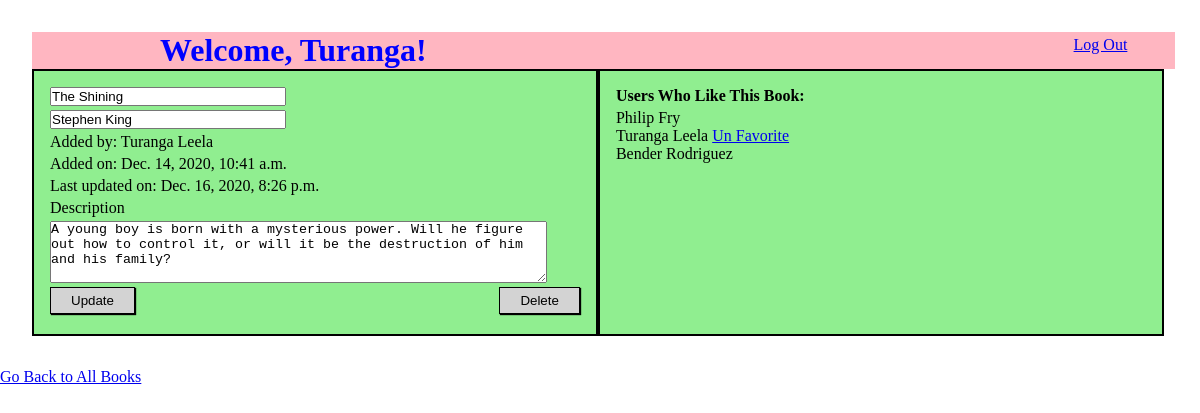
The app's page /books/2 (signed in), older data.
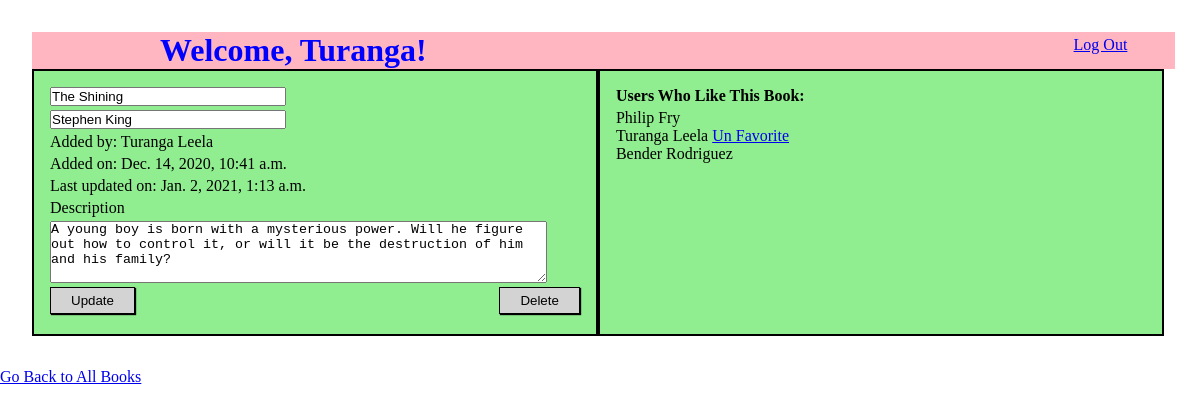
The same page, newer data.
### book_app/models.py (models this page shows)
class Book(models.Model):
    title = models.CharField(max_length=40)
    description = models.TextField()
    author = models.CharField(max_length=40, default="Stephen King")
    uploaded_by = models.ForeignKey(User, related_name="books_uploaded", on_delete=models.CASCADE)
    favorited_by = models.ManyToManyField(User, related_name="liked_books")
    created_at = models.DateTimeField(auto_now_add=True)
    updated_at = models.DateTimeField(auto_now=True)
    objects = BookManager()

class User(models.Model):
    first_name = models.CharField(max_length=20)
    last_name = models.CharField(max_length=30)
    email = models.CharField(max_length=40)
    password = models.CharField(max_length=255)
    created_at = models.DateTimeField(auto_now_add=True)
    updated_at = models.DateTimeField(auto_now=True)
    objects = UserManager()

### book_app/views.py (the view)
# urls.py: path('books/<int:book_id>', views.specific_book),
def specific_book(request, book_id):
    if 'user_id' not in request.session:
        return redirect('/')
    context = {
        'book' : Book.objects.get(id=book_id),
        'user' : User.objects.get(id= request.session['user_id']),
        'users' : User.objects.all(),
    }
    return render(request, 'specific_book.html', context)

### book_app/templates/specific_book.html (shortened to what this page needs)
<!DOCTYPE html>
<html lang="en">
<head>
    {% load static %}
    <link rel="stylesheet" href="{% static 'specific_book.css' %}">
</head>
<body>
    <div id="container">
        <div id="welcome">
            <h1>Welcome, {{ user.first_name }}!</h1>
            <a style="margin: .25em 3em 0 0;" href="/logout">Log Out</a>
        </div>
        <div id="main">
            <div id="edit_book">
                {% if user.id == book.uploaded_by.id %}
                    <form action="/edit/{{book.id}}" method="POST">
                        <div class="line">
                            <input type="text" name="title" value="{{book.title}}">
                        </div>
                        <div class="line">
                            <input type="text" name="author" value="{{book.author}}">
                        </div>
                        <div class="line">
                            <p>Added by: {{book.uploaded_by.first_name}} {{book.uploaded_by.last_name}}</p>
                        </div>
                        <div class="line">
                            <p>Added on: {{book.created_at}}</p>
                        </div>
                        <div class="line">
                            <p>Last updated on: {{book.updated_at}}</p>
                        </div>
                        <div class="line">
                            <label for="">Description</label>
                        </div>
                        <div class="line">
                            <textarea name="desc" id="" cols="60" rows="4">{{book.description}}</textarea>
                        </div>
                        <div class="line">
                            <button type="submit">Update</button>
                            <button href="/delete_book/{{book.id}}">Delete</button>
                        </div>
                    </form>
                {% endif %}
            </div>
            <div id="like_list">
                <div class="line">
                    <h4>Users Who Like This Book:</h4>
                </div>
                {% for user in users %}
                {% if user in book.favorited_by.all %}
                    <ul>
                        {% if user.id != request.session.user_id %}
                        <li style="color: black;">{{user.first_name}} {{user.last_name}}</li>
                        {% endif %}
                        {% if user.id == request.session.user_id %}
                        <li>{{ user.first_name}} {{ user.last_name}} <a href="/remove_fave/{{book.id}}">Un Favorite</a></li>
                        {% endif %}
                    </ul>
                {% endif %}
                {% endfor %}
            </div>
        </div>
    </div>
    <a href="/books">Go Back to All Books</a>
</body>
</html>

Row changes from the older to the newer data that the page shows:
changed Book "The Shining": updated_at "Dec. 16, 2020, 8:26 p.m." → "Jan. 2, 2021, 1:13 a.m."
